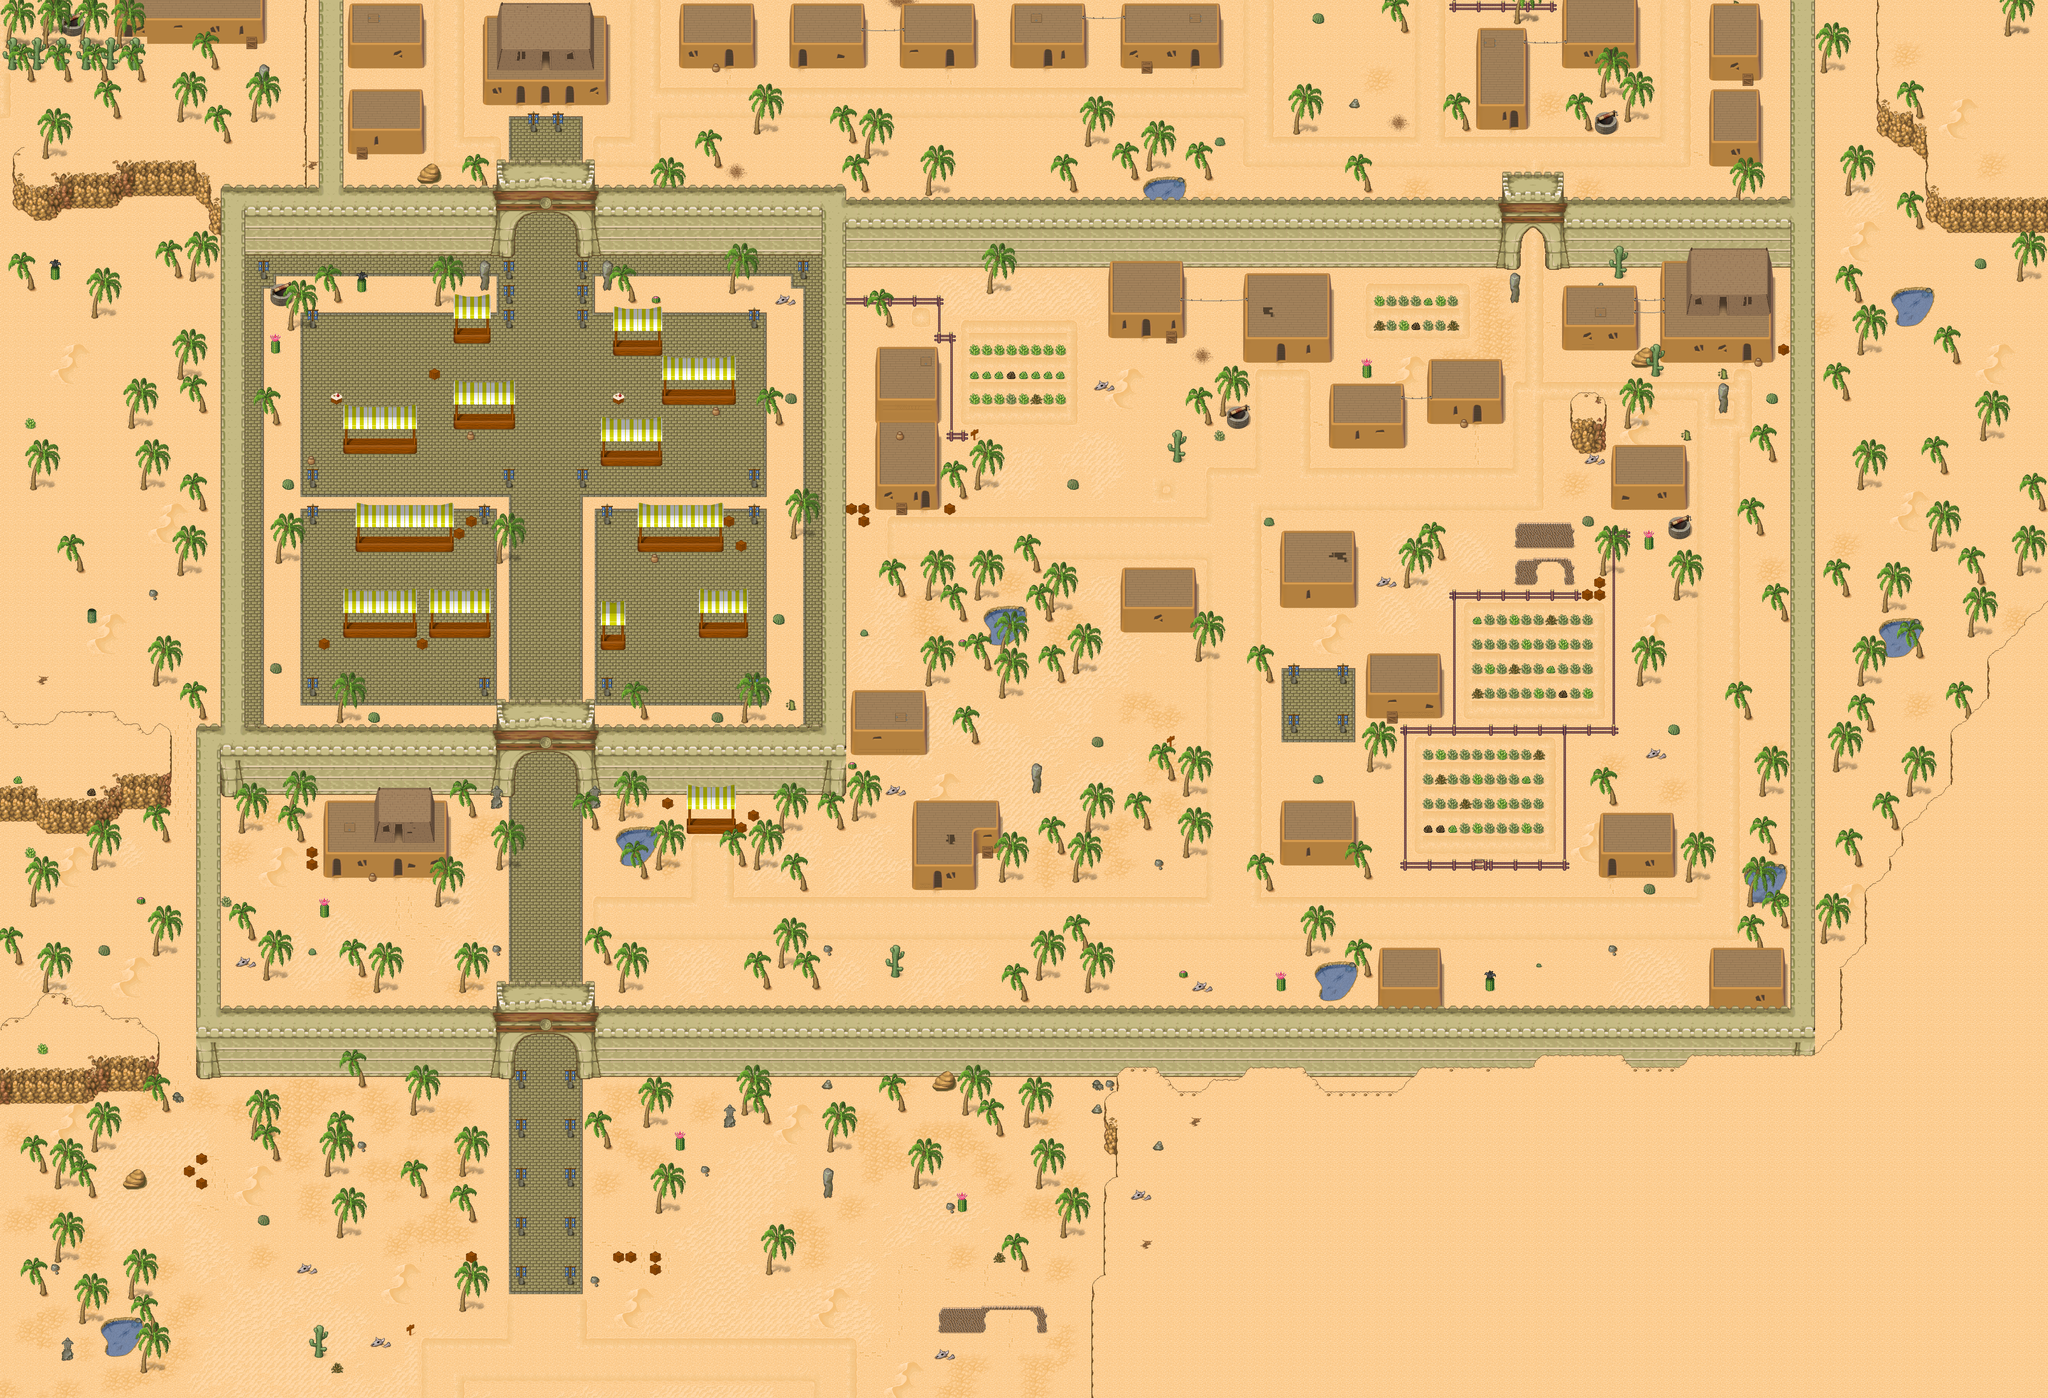

Below is a game level as drawn by its tile map, then a one-line description and the .tmx that defines it (tile-layer data replaced by summaries):
An orthogonal 167x114 tile map with 32x32 px tiles, 5 tile layers (Ground, Fringe, shaodwlayer, objects, ...), 1 hidden layer not drawn, 9 tilesets.

<map version="1.0" orientation="orthogonal" width="167" height="114" tilewidth="32" tileheight="32">
 <properties>
  <property name="minimap" value="graphics/minimaps/001-1.png" />
  <property name="music" value="Faith.ogg" />
  <property name="name" value="Tulimshar" />
 </properties>
 <tileset firstgid="1" name="Desert1" tilewidth="32" tileheight="32">
  <image source="graphics/tiles/desert1.png" width="512" height="512" />
 </tileset>
 <tileset firstgid="257" name="Desert2" tilewidth="32" tileheight="32">
  <image source="graphics/tiles/desert2.png" width="512" height="512" />
 </tileset>
 <tileset firstgid="513" name="Desert x2" tilewidth="32" tileheight="64">
  <image source="graphics/tiles/desert_x2.png" width="512" height="64" />
 </tileset>
 <tileset firstgid="529" name="Desert x3" tilewidth="32" tileheight="96">
  <image source="graphics/tiles/desert_x3.png" width="512" height="96" />
 </tileset>
 <tileset firstgid="545" name="Desert x5" tilewidth="32" tileheight="160">
  <image source="graphics/tiles/desert_x5.png" width="192" height="160" />
 </tileset>
 <tileset firstgid="551" name="Tulimshar1" tilewidth="32" tileheight="32">
  <image source="graphics/tiles/tulimshar1.png" width="512" height="512" />
 </tileset>
 <tileset firstgid="807" name="Trans woodland desert" tilewidth="32" tileheight="32">
  <image source="graphics/tiles/trans_woodland-desert.png" width="512" height="256" />
 </tileset>
 <tileset firstgid="935" name="Tic-Tac-Toe" tilewidth="32" tileheight="32">
  <image source="graphics/tiles/tictactoe.png" width="128" height="96" />
 </tileset>
 <tileset firstgid="947" name="Collision" tilewidth="32" tileheight="32">
  <image source="graphics/tiles/collision.png" width="64" height="32" />
 </tileset>
 <layer name="Ground" width="167" height="114">
  <data>[19038 cells, 18578 non-empty, 186 distinct tile ids]</data>
 </layer>
 <layer name="Fringe" width="167" height="114">
  <data>[19038 cells, 2036 non-empty, 146 distinct tile ids]</data>
 </layer>
 <layer name="shaodwlayer" width="167" height="114">
  <data>[19038 cells, 0 non-empty, 0 distinct tile ids]</data>
 </layer>
 <layer name="objects" width="167" height="114">
  <data>[19038 cells, 0 non-empty, 0 distinct tile ids]</data>
 </layer>
 <layer name="Over" width="167" height="114">
  <data>[19038 cells, 1331 non-empty, 117 distinct tile ids]</data>
 </layer>
 <layer name="Collision" width="167" height="114" visible="0">
  <data>[19038 cells, 12960 non-empty, 2 distinct tile ids]</data>
 </layer>
</map>
